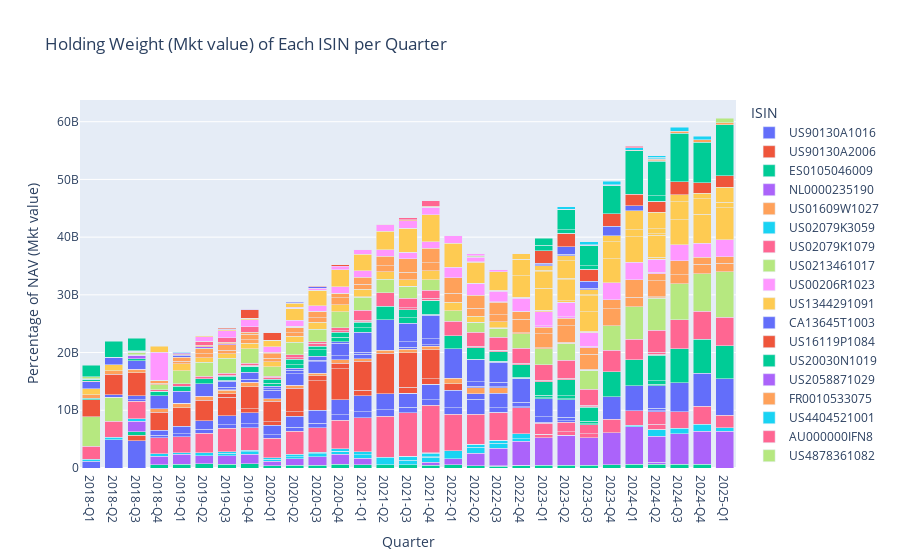

Notebook cell for this chart:
### Code cell
create_stacked_bar_chart(portfolio_equity_df, 'Mkt value')
